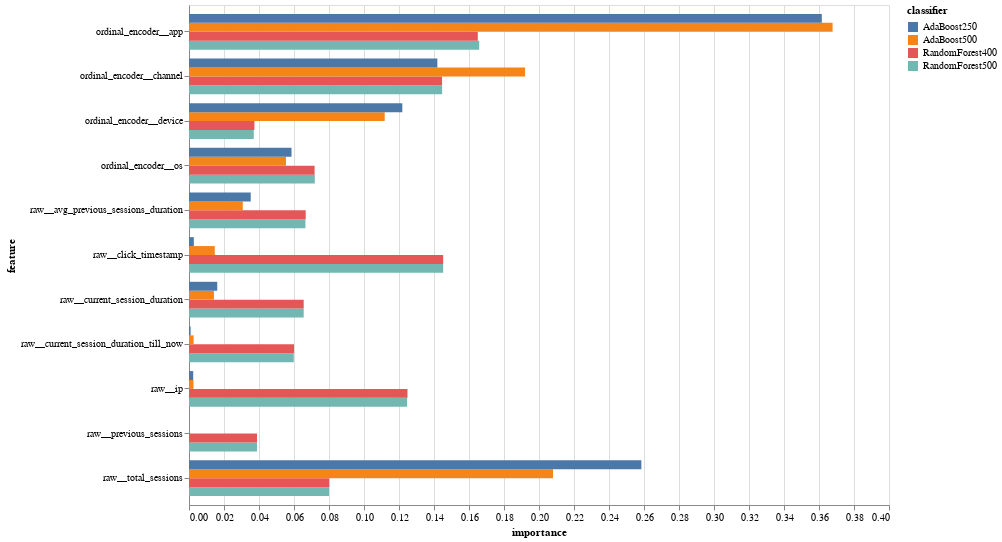

The cell this chart's notebook holds for it:
### Markdown cell above
# Feature importance for AdaBoost250, AdaBoost500, RandomForest400 & RandomForest500

### Code cell
ada250_df = pl.DataFrame({
    "importance": classifiers_5['AdaBoost'][1].feature_importances_, 
    "feature": classifiers_5['AdaBoost'][1].feature_names_in_}
)
ada500_df = pl.DataFrame({
    "importance": classifiers_6['AdaBoost'][1].feature_importances_, 
    "feature": classifiers_6['AdaBoost'][1].feature_names_in_},
)
rf400_df = pl.DataFrame({
    "importance": classifiers_4['RandomForest'][1].feature_importances_, 
    "feature": classifiers_4['RandomForest'][1].feature_names_in_}
)
rf500_df = pl.DataFrame({
    "importance": classifiers_5['RandomForest'][1].feature_importances_, 
    "feature": classifiers_5['RandomForest'][1].feature_names_in_}
)

combined_last_two_experiments_df = pl.concat([
    rf500_df.with_columns(pl.lit('RandomForest500').alias('classifier')),
    rf400_df.with_columns(pl.lit('RandomForest400').alias('classifier')),
    ada500_df.with_columns(pl.lit('AdaBoost500').alias('classifier')),
    ada250_df.with_columns(pl.lit('AdaBoost250').alias('classifier')),
])
combined_last_two_experiments_df.plot.bar(x="importance:Q", y="feature:N", color='classifier:N', yOffset='classifier:N').properties(width=700, height=500)

### Figure 1 — Vega-Lite specification as saved in the notebook (floating-point values rounded to 4 significant figures)
{"config": {"view": {"continuousWidth": 300, "continuousHeight": 300}}, "data": {"name": "data-82d57fdd2483359addda771fd5ac81e0"}, "mark": {"type": "bar", "tooltip": true}, "encoding": {"color": {"field": "classifier", "type": "nominal"}, "x": {"field": "importance", "type": "quantitative"}, "y": {"field": "feature", "type": "nominal"}, "yOffset": {"field": "classifier", "type": "nominal"}}, "height": 500, "params": [{"name": "param_141", "select": {"type": "interval", "encodings": ["x", "y"]}, "bind": "scales"}], "width": 700, "$schema": "https://vega.github.io/schema/vega-lite/v5.20.1.json", "datasets": {"data-82d57fdd2483359addda771fd5ac81e0": [{"importance": 0.1246, "feature": "raw__ip", "classifier": "RandomForest500"}, {"importance": 0.1452, "feature": "raw__click_timestamp", "classifier": "RandomForest500"}, {"importance": 0.03884, "feature": "raw__previous_sessions", "classifier": "RandomForest500"}, {"importance": 0.08, "feature": "raw__total_sessions", "classifier": "RandomForest500"}, {"importance": 0.05987, "feature": "raw__current_session_duration_till_now", "classifier": "RandomForest500"}, {"importance": 0.06554, "feature": "raw__current_session_duration", "classifier": "RandomForest500"}, {"importance": 0.06652, "feature": "raw__avg_previous_sessions_duration", "classifier": "RandomForest500"}, {"importance": 0.1658, "feature": "ordinal_encoder__app", "classifier": "RandomForest500"}, {"importance": 0.03702, "feature": "ordinal_encoder__device", "classifier": "RandomForest500"}, {"importance": 0.07187, "feature": "ordinal_encoder__os", "classifier": "RandomForest500"}, {"importance": 0.1446, "feature": "ordinal_encoder__channel", "classifier": "RandomForest500"}, {"importance": 0.1248, "feature": "raw__ip", "classifier": "RandomForest400"}, {"importance": 0.1452, "feature": "raw__click_timestamp", "classifier": "RandomForest400"}, {"importance": 0.03885, "feature": "raw__previous_sessions", "classifier": "RandomForest400"}, {"importance": 0.08008, "feature": "raw__total_sessions", "classifier": "RandomForest400"}, {"importance": 0.05999, "feature": "raw__current_session_duration_till_now", "classifier": "RandomForest400"}, {"importance": 0.06554, "feature": "raw__current_session_duration", "classifier": "RandomForest400"}, {"importance": 0.06668, "feature": "raw__avg_previous_sessions_duration", "classifier": "RandomForest400"}, {"importance": 0.165, "feature": "ordinal_encoder__app", "classifier": "RandomForest400"}, {"importance": 0.03738, "feature": "ordinal_encoder__device", "classifier": "RandomForest400"}, {"importance": 0.07177, "feature": "ordinal_encoder__os", "classifier": "RandomForest400"}, {"importance": 0.1446, "feature": "ordinal_encoder__channel", "classifier": "RandomForest400"}, {"importance": 0.002566, "feature": "raw__ip", "classifier": "AdaBoost500"}, {"importance": 0.01473, "feature": "raw__click_timestamp", "classifier": "AdaBoost500"}, {"importance": 0.0, "feature": "raw__previous_sessions", "classifier": "AdaBoost500"}, {"importance": 0.208, "feature": "raw__total_sessions", "classifier": "AdaBoost500"}, {"importance": 0.002634, "feature": "raw__current_session_duration_till_now", "classifier": "AdaBoost500"}, {"importance": 0.01426, "feature": "raw__current_session_duration", "classifier": "AdaBoost500"}, {"importance": 0.03074, "feature": "raw__avg_previous_sessions_duration", "classifier": "AdaBoost500"}, {"importance": 0.3678, "feature": "ordinal_encoder__app", "classifier": "AdaBoost500"}, {"importance": 0.1118, "feature": "ordinal_encoder__device", "classifier": "AdaBoost500"}, {"importance": 0.05541, "feature": "ordinal_encoder__os", "classifier": "AdaBoost500"}, {"importance": 0.192, "feature": "ordinal_encoder__channel", "classifier": "AdaBoost500"}, {"importance": 0.00241, "feature": "raw__ip", "classifier": "AdaBoost250"}, {"importance": 0.002754, "feature": "raw__click_timestamp", "classifier": "AdaBoost250"}, {"importance": 0.0, "feature": "raw__previous_sessions", "classifier": "AdaBoost250"}, {"importance": 0.2585, "feature": "raw__total_sessions", "classifier": "AdaBoost250"}, {"importance": 0.0009305, "feature": "raw__current_session_duration_till_now", "classifier": "AdaBoost250"}, {"importance": 0.01613, "feature": "raw__current_session_duration", "classifier": "AdaBoost250"}, {"importance": 0.03527, "feature": "raw__avg_previous_sessions_duration", "classifier": "AdaBoost250"}, {"importance": 0.3616, "feature": "ordinal_encoder__app", "classifier": "AdaBoost250"}, {"importance": 0.1219, "feature": "ordinal_encoder__device", "classifier": "AdaBoost250"}, {"importance": 0.05857, "feature": "ordinal_encoder__os", "classifier": "AdaBoost250"}, {"importance": 0.1419, "feature": "ordinal_encoder__channel", "classifier": "AdaBoost250"}]}}
